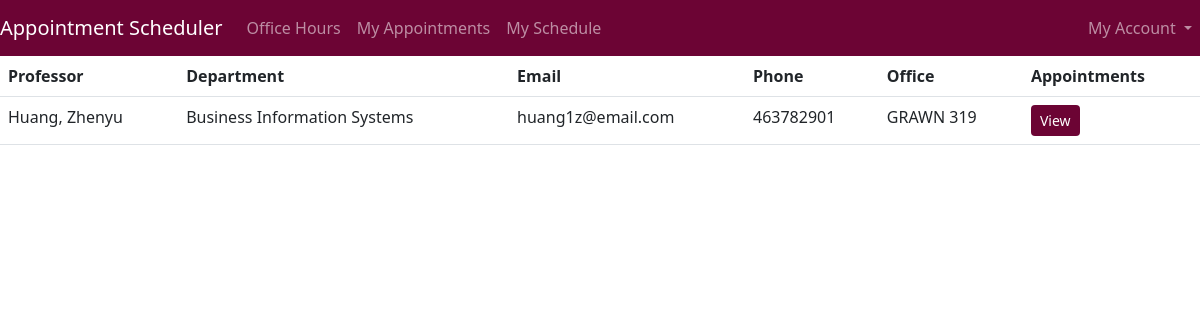
Screenshot of /professors/ (signed in) with the database file from the repository.
### Professor/models.py (models this page shows, shortened)
class Professor(models.Model):
    user=models.OneToOneField(User,on_delete=models.CASCADE,primary_key=True)
    First_Name=models.CharField(max_length=100,null=True,blank=True)
    Last_Name=models.CharField(max_length=100,null=True,blank=True)
    Department_id=models.ForeignKey(Department,on_delete=models.SET_NULL,null=True,blank=True)
    Phone=models.BigIntegerField(null=True,blank=True)
    Email=models.EmailField(max_length=100,null=True,blank=False)
    Office=models.CharField(max_length=1000,null=True,blank=True)
    created_on = models.DateTimeField(default=timezone.now)
    created_by = models.CharField(max_length=100, blank=True, null=True)
    updated_on = models.DateTimeField(auto_now=True)
    updated_by = models.CharField(max_length=100, blank=True, null=True)
    class Meta:
        verbose_name_plural='Professors'
        ordering=['Last_Name']

### Student/models.py (models this page shows)
class Department(models.Model):
    Department_id=models.UUIDField(default=uuid.uuid4,primary_key=True,blank=False,null=False,editable=False)
    Department_Code=models.CharField(max_length=5)
    Department_Name=models.CharField(max_length=100)
    created_on = models.DateTimeField(default=timezone.now)
    created_by = models.CharField(max_length=100, blank=True, null=True)
    updated_on = models.DateTimeField(auto_now=True)
    updated_by = models.CharField(max_length=100, blank=True, null=True)
    class Meta:
        verbose_name_plural="Departments"
        ordering=['Department_Code']
    def __str__(self):
        return self.Department_Name

### Professor/views.py (the view)
# urls.py: path('professors/',views.Professors,name='professors'),
@login_required(login_url='login')
def Professors(request):
    Professors=Professor.objects.all()
    context={'Professors':Professors}
    return render(request,'professors.html',context)

### Professor/context_processors.py (called while the page is built)
def user_role(request):
    is_student = False
    is_professor = False
    if request.user.is_authenticated:
        user = request.user
        if Student.objects.filter(user=user).exists():
            is_student=True
        else:
            is_professor = True
    return {
        'is_student': is_student,
        'is_professor': is_professor,
    }

### templates/professors.html (shortened to what this page needs)
{% extends 'main.html' %}
{% block content%}
<table class="table table-hover">
    <thead>
      <tr>
        <th scope="col">Professor</th>
        <th scope="col">Department</th>
        <th scope="col">Email</th>
        <th scope="col">Phone</th>
        <th scope="col">Office</th>
        <th scope="col">Appointments</th>
      </tr>
    </thead>
    <tbody>
        {%for professor in Professors%}
        <tr>
            <td>{{professor.Last_Name}}, {{professor.First_Name}}</td>
            <td>{{professor.Department_id}}</td>
            <td>{{professor.Email}}</td>
            <td>{{professor.Phone}}</td>
            <td>{{professor.Office}}</td>
            <td>
              <a href="{%url 'viewappointments' professor.user%}">
                <button class="btn btn-sm" style="background-color: #6c0434; color: white; ">View</button>
            </a>
            </td>
        </tr>
        {%endfor%}
    </tbody>
</table>
{% endblock content%}

### rows the page displays
Professor: Last_Name "Huang", First_Name "Zhenyu", Department_id "Business Information Systems", Email "huang1z@email.com", Phone "463782901", Office "GRAWN 319"
